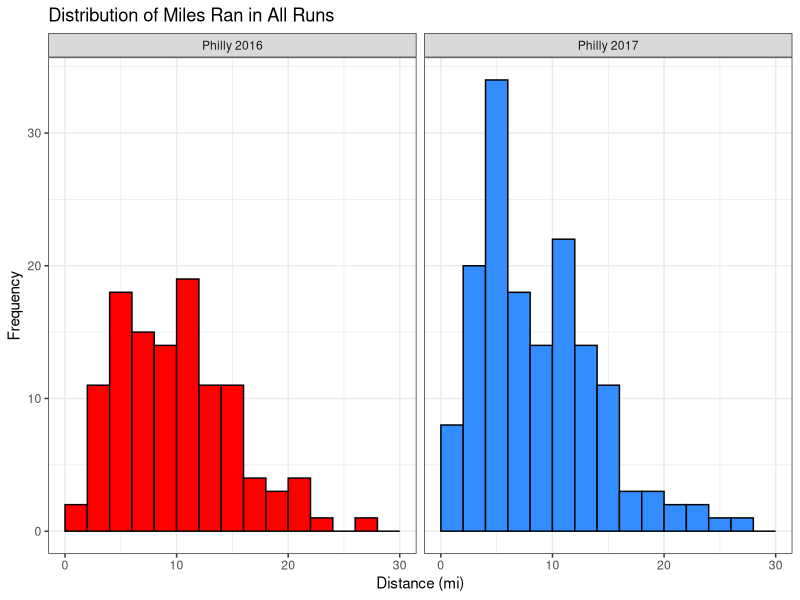
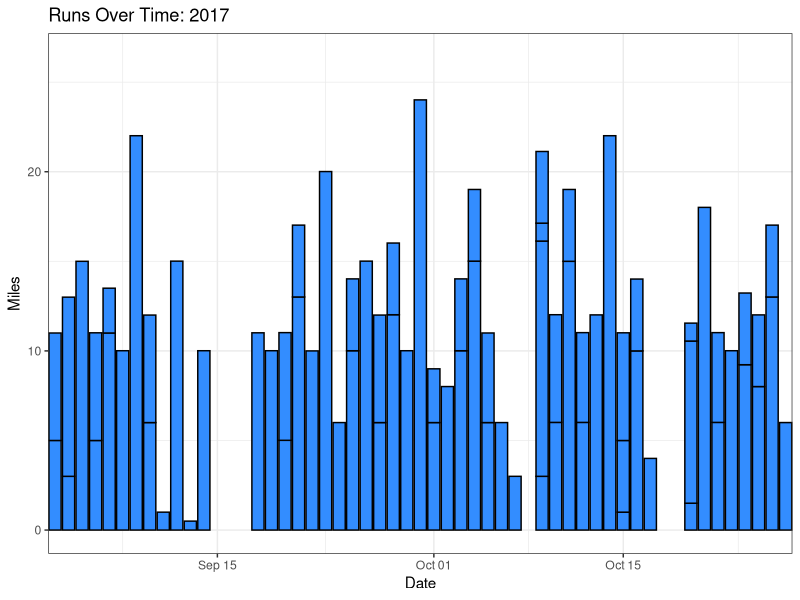
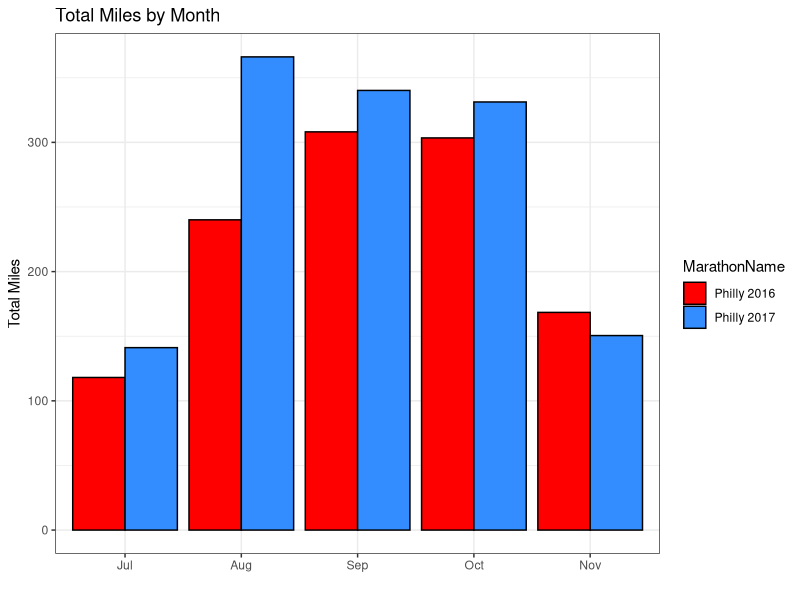
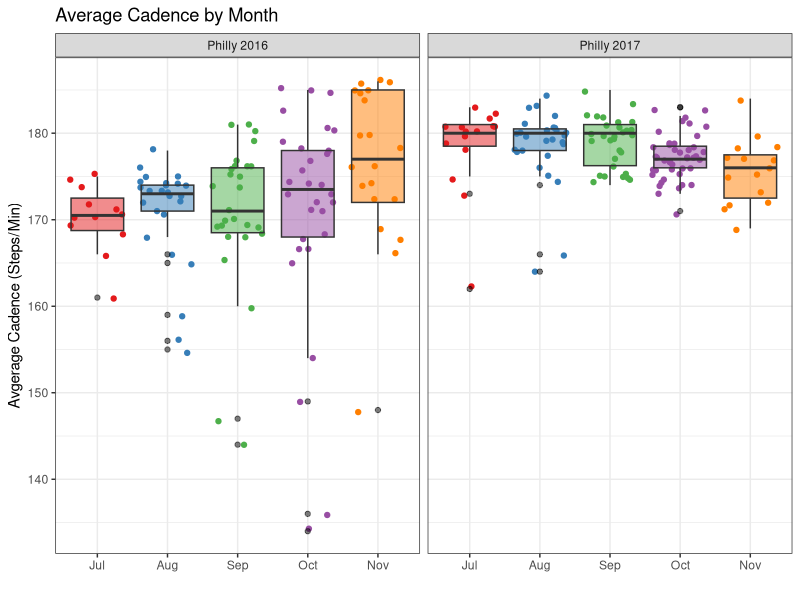
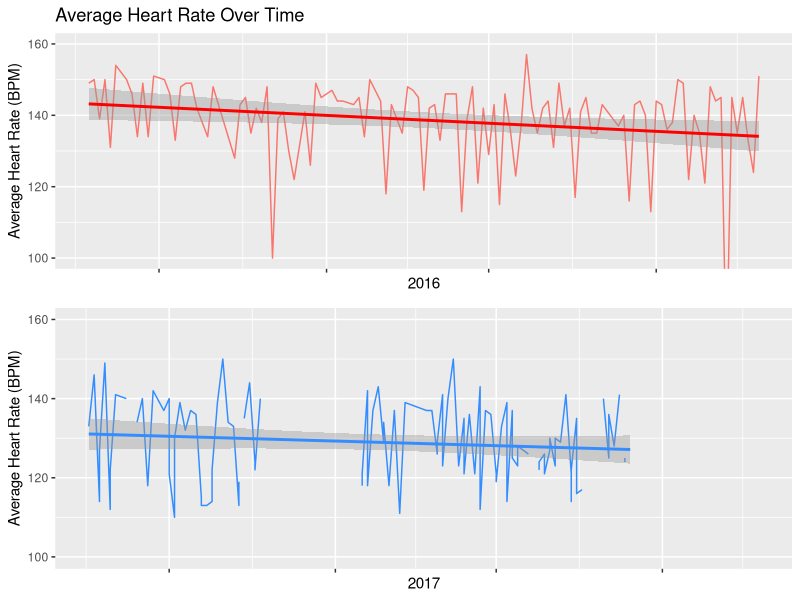
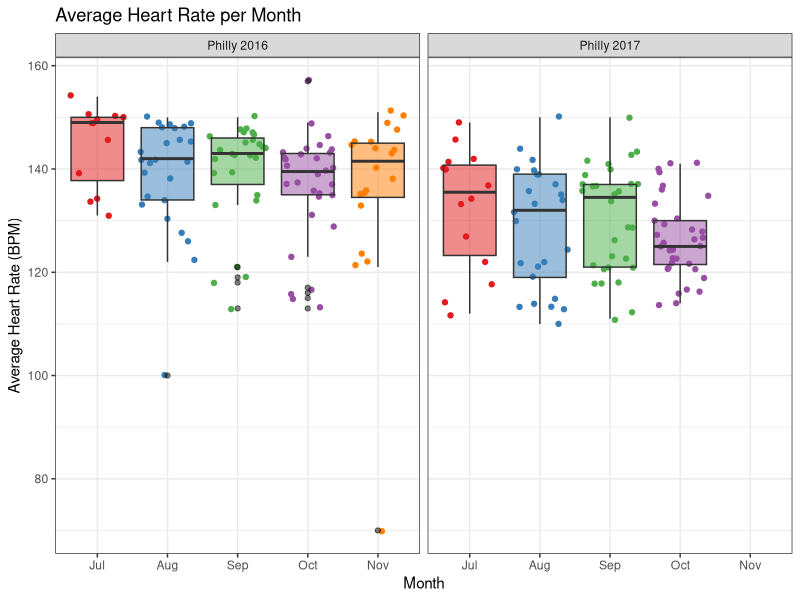
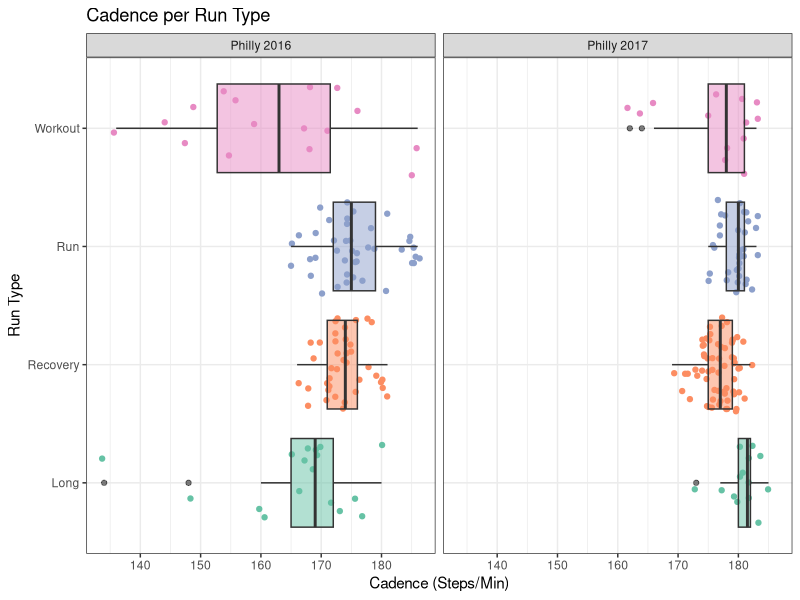
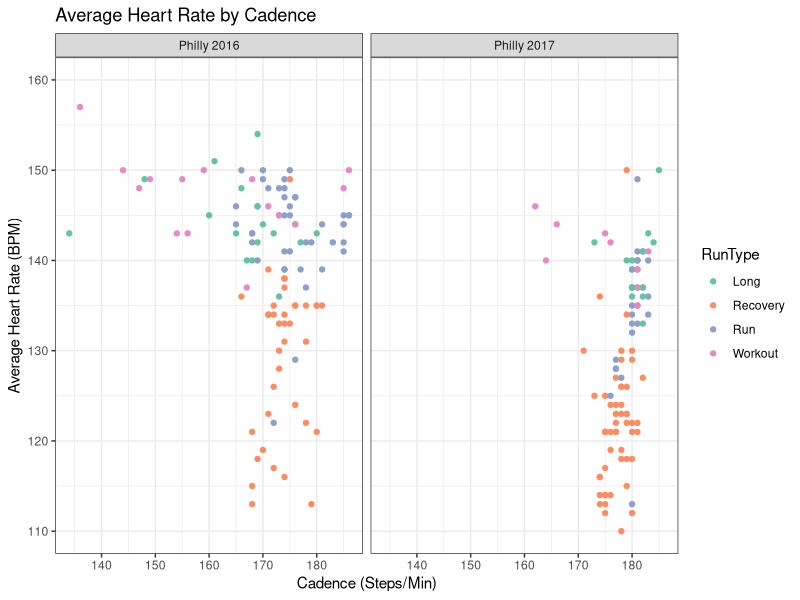

These figures' R source, in order:
## ---- chunk 1
library(tidyverse) # data cleaning and manipulation
library(ggplot2) # plotting
library(lubridate) # dates
library(RColorBrewer) # plotting colors
library(magrittr) # pipe operations
library(knitr) # kable()
library(gridExtra) # grid.arrange()

## load in data files for both races
philly17 <- read.csv("../../Data/2017/cleanedMarathonTrainingData_philly17.csv", stringsAsFactors = F)
philly16 <- read.csv("../../Data/2016/cleanedMarathonTrainingData_philly16.csv", stringsAsFactors = F)

# random missing month value?
philly16[17,"Month"] <- "Aug"

## combine into 1 dataset and remove redundant row
philly <- rbind(philly16,philly17)
philly %<>% select(-X) %>%
  mutate(MarathonName = if_else(Marathon == "ph16","Philly 2016","Philly 2017"),
         # make POSIXct again
         Time = as.POSIXct(Time),
         Avg.Pace = as.POSIXct(Avg.Pace),
         Best.Pace = as.POSIXct(Best.Pace),
         Date = as.POSIXct(Date),
         StartTime = as.POSIXct(StartTime),
         # make Month an ordered factor
         Month = factor(Month, ordered = TRUE, 
                        levels = c("Jul","Aug","Sep","Oct","Nov")))

philly %>%
  group_by(MarathonName) %>%
  summarize(Count = n()) %>%
  rename("Marathon Name" = MarathonName) %>%
  kable(caption = "Total Number of Runs")
## ---- chunk 2
ggplot(data = philly, aes(x = Distance)) + 
  geom_histogram(binwidth = 2, aes(fill = MarathonName), colour = "black", boundary = 2) +
  scale_fill_manual(values = c("red","#338dff")) + # custom colors
  theme_bw() + 
  scale_x_continuous(limits = c(0, 30)) +
  xlab("Distance (mi)") + 
  ylab("Frequency") + 
  ggtitle("Distribution of Miles Ran in All Runs") + 
  guides(fill = F) +
  facet_grid(~ MarathonName)
## ---- chunk 3
philly %>%
  group_by(MarathonName,RunCat) %>%
  summarize(Count = n()) %>%
  spread(key = RunCat, value = Count) %>%
  rename("Marathon Name" = MarathonName) %>%
  kable(caption = "Total Number of Runs by Run Type")
## ---- chunk 4
philly %>%
  filter(RunCat == "Misc") %>%
  select(Name,Date,RunCat) %>%
  rename("Run Name" = Name,
         "Run Category" = RunCat) %>%
  kable(caption = "Miscellaneous Runs")
## ---- chunk 5
philly %>%
  filter(Marathon == "ph17") %>%
  ggplot(aes(Date, Distance)) + 
    geom_bar(stat="identity", fill = "#338dff", colour = "black") +
    theme_bw() + 
    xlab("Date") + 
    ylab("Miles") + 
    ggtitle("Runs Over Time: 2017") +
    guides(fill = F) +
    coord_cartesian(xlim = c(as.POSIXct("2017-09-05", format = "%Y-%m-%d"),
                             as.POSIXct("2017-10-25", format = "%Y-%m-%d")))
## ---- chunk 6
philly %>%
  group_by(MarathonName) %>%
  select(Distance) %>%
  summarize(Mean = mean(Distance), Median = median(Distance), StdDev = sd(Distance),
            Min = min(Distance), Max = max(Distance), Count = n()) %>%
  rename("Marathon Name" = MarathonName) %>%
  kable(caption = "Statistical Summaries of Training Blocks")
## ---- chunk 7
philly %>% 
  select(Month,MarathonName,Distance) %>%
  group_by(Month,MarathonName) %>% 
  summarise(sum = sum(Distance)) %>%
  ggplot(aes(x = Month, y = sum, fill = MarathonName)) +
    geom_bar(stat = "identity", position = "dodge", colour = "black") +
    scale_fill_manual(values = c("red","#338dff")) + 
    theme_bw() + 
    xlab("") + 
    ylab("Total Miles") + 
    ggtitle("Total Miles by Month")
## ---- chunk 8
philly %>%
  filter(Month == "Nov") %>%
  group_by(MarathonName) %>%
  summarize(Count = n()) %>%
  rename("Marathon Name" = MarathonName) %>%
  kable(caption = "Total Number of Runs in November")
## ---- chunk 9
ggplot(data = philly, aes(Month, Avg.Cadence)) + 
  geom_jitter(aes(colour = Month)) +
  geom_boxplot(aes(fill = Month), outlier.colour = "black", alpha = 0.5) +
  scale_colour_brewer(palette = "Set1") +
  scale_fill_brewer(palette = "Set1") +
  theme_bw() + 
  xlab("") + 
  ylab("Avgerage Cadence (Steps/Min)") + 
  theme(legend.position = "none") + 
  ggtitle("Average Cadence by Month") + 
  facet_grid(~ MarathonName)
## ---- chunk 10
philly %>%
  filter(Month %in% c("Jul","Aug"),
         Marathon == "ph17") %>%
  select(Name,Date,Avg.Cadence) %>%
  arrange(Avg.Cadence) %>%
  head(10) %>%
  rename("Run Name" = Name,
         "Average Cadence" = Avg.Cadence) %>%
  kable(caption = "10 Runs with Lowest Average Cadence")
## ---- chunk 11
hr16 <- philly %>%
  filter(Marathon == "ph16") %>%
  ggplot(data = , aes(Date, Avg.HR)) + 
    geom_line(aes(group=1, colour = "red")) +
    geom_smooth(method = "lm", se = T, colour = "red") + 
    theme(axis.text.x = element_blank(), legend.position = "none") +
    xlab("2016") + 
    ylab("Average Heart Rate (BPM)") + 
    ggtitle("Average Heart Rate Over Time") + 
    coord_cartesian(ylim = c(100, 160))

hr17 <- philly %>%
  filter(Marathon == "ph17") %>%
  ggplot(data = , aes(Date, Avg.HR)) + 
    geom_line(aes(group=1), colour = "#338dff") +
    geom_smooth(method = "lm", se = T, colour = "#338dff") + 
    theme(axis.text.x = element_blank(), legend.position = "none") +
    xlab("2017") + 
    ylab("Average Heart Rate (BPM)") + 
    coord_cartesian(ylim = c(100, 160))

grid.arrange(hr16, hr17, nrow = 2)
## ---- chunk 12
ggplot(data = philly, aes(Month, Avg.HR)) + 
  geom_jitter(aes(colour = Month)) +
  geom_boxplot(aes(fill = Month), outlier.colour = "black", alpha = 0.5) + 
  scale_colour_brewer(palette = "Set1") +
  scale_fill_brewer(palette = "Set1") +  
  theme_bw() +
  theme(legend.position = "none") + 
  xlab("Month") + 
  ylab("Average Heart Rate (BPM)") + 
  ggtitle("Average Heart Rate per Month") +
  facet_grid(~ MarathonName)
## ---- chunk 13
philly %>%
  filter(RunType != "Race",
         RunType != "Misc") %>%
  ggplot(aes(RunType, Avg.Cadence)) + 
    geom_jitter(aes(colour = RunType)) +
    geom_boxplot(aes(fill = RunType), outlier.colour = "black", alpha = 0.5) +
    theme_bw() +
    theme(legend.position = "none") + 
    scale_colour_brewer(palette = "Set2") +
    scale_fill_brewer(palette = "Set2") +
    xlab("Run Type") + 
    ylab("Cadence (Steps/Min)") + 
    guides(fill=FALSE) +
    coord_flip() + 
    ggtitle("Cadence per Run Type") +
    facet_grid(~ MarathonName)
## ---- chunk 14
philly %>%
  filter(RunType != "Race",
         RunType != "Misc") %>%  
  ggplot(aes(Avg.Cadence, Avg.HR)) + 
    geom_point(aes(colour = RunType), na.rm = TRUE) +
    scale_colour_brewer(palette = "Set2") +
    scale_fill_brewer(palette = "Set2") +    
    theme_bw() +
    xlab("Cadence (Steps/Min)") + 
    ylab("Average Heart Rate (BPM)") + 
    scale_y_continuous(limits = c(110, 160)) +
    ggtitle("Average Heart Rate by Cadence") + 
    facet_grid(~ MarathonName)
## ---- chunk 15
philly %>%
  filter(RunType != "Race",
         RunType != "Misc") %>%
  ggplot(aes(RunType, Avg.HR)) + 
    geom_jitter(aes(colour = RunType)) +
    geom_boxplot(aes(fill = RunType), outlier.colour = "black", alpha = 0.5) +
    scale_colour_brewer(palette = "Set2") +
    scale_fill_brewer(palette = "Set2") +  
    theme_bw() +
    theme(legend.position = "none") + 
    xlab("Run Type") + 
    ylab("Average Heart Rate (BPM)") + 
    guides(fill=FALSE) +
    coord_flip() + 
    ggtitle("Average Heart Rate per Run Type") + 
    facet_grid(~ MarathonName)
## ---- chunk 16
philly %>%
  filter(RunType != "Race",
         RunType != "Misc") %>%
  ggplot(aes(x = as.POSIXct(paste(month(Date),'/',day(Date), sep=""),format="%m/%d"),
             y = as.numeric(format(Avg.Pace, "%M")) + as.numeric(format(Avg.Pace, "%S"))/60,
             colour = RunType)) + 
    scale_y_reverse(limits = c(9,7), breaks = c(9,8,7), labels = c("9:00","8:00","7:00")) +
    geom_point() +
    geom_smooth(fill = NA) +  
    scale_colour_brewer(palette = "Set2") +
    scale_fill_brewer(palette = "Set2") +   
    theme_bw() +
    theme(axis.text.x = element_blank()) +
    xlab("Time") + 
    ylab("Average Pace (mile/minute)") + 
    ggtitle("Average Pace Over Time") +
    facet_grid(~ MarathonName)
## ---- chunk 17
philly %>%
  filter(RunType != "Race",
         RunType != "Misc") %>%
  ggplot(aes(Elev.Gain, Avg.HR)) + 
    geom_point(aes(colour = RunType), na.rm = TRUE) +
    geom_smooth(fill = NA, na.rm = TRUE) +
    theme_bw() + 
    xlab("Elevation Gain (ft.)") + 
    ylab("Average Heart Rate (BPM)") +
    scale_y_continuous(limits = c(110, 160)) +
    ggtitle("Average Heart Rate by Elevation Gain") +
    facet_grid(~ MarathonName)
## ---- chunk 18
philly %>%
  filter(RunType != "Race",
         RunType != "Misc") %>%
  ggplot(aes(Elev.Gain,Distance)) + 
    geom_point(aes(color = MarathonName)) +
    geom_smooth(fill = NA, na.rm = TRUE) +
    scale_colour_manual(values = c("red","#338dff")) + 
    theme_bw() + 
    theme(legend.position = "none") +
    xlab("Distance (mi)") + 
    ylab("Elevation Gain (ft.)") +
    ggtitle("Elevation Gain by Total Distance") +
    facet_grid(~ MarathonName)
